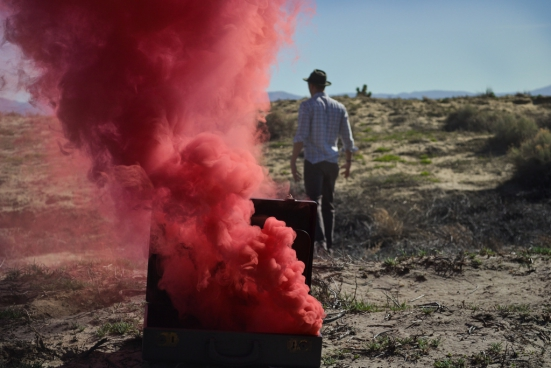
%> input picture rahul.jpg, 551 x 368 px
$ octave bitencyption.m   (GNU Octave 9; MATLAB toolbox functions it lacks are replaced by stand-ins)
%> lines starting %> are read from the running program, lines starting %| are printed output that depends on the picture; in (x1, y1, x2, y2) boxes, pixels count from 0 and x2, y2 are one past the last pixel; in counts of white or black regions, pixels touching at a corner belong together; the program's own positions count from 1
  close all;
clear all;
clc;

%image1
a=imread('rahul.jpg');
%> a is the input picture: size 368x551x3 uint8; mean R, G, B 109.2, 76.9, 77.3
c=imresize(a,[500,500]);
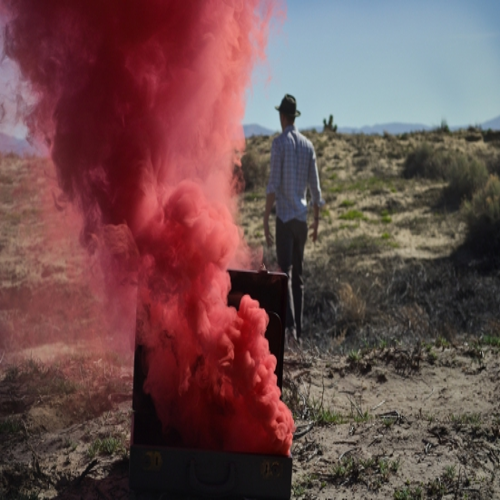
%> c: size 500x500x3 uint8; mean R, G, B 109.2, 76.9, 77.3
[e,f,u]=size(c);
%> e = 500; f = 500; u = 3

%word encyption:
d='ironfist';
d = strtrim(d);
m = length(d) * 8;
a1 = uint8(d);
bs = transpose(dec2bin(a1,8));
bs = bs(:);
N = length(bs);
c1 = zeros(N,1);%b is a vector of bits
    for k = 1:N
        if(bs(k) == '1')
            c1(k) = 1;
        else
            c1(k) = 0;
        end
    end

p=1;
%image information convert into binary
    for j1=1:1:N
        s=dec2bin(c(1,j1));
        l=str2num(s);
        l1=bitset(l,1,c1(j1,1));
        s1=num2str(l1);
        c(1,j1)=bin2dec(s1);
        p=p+1;
    end;
%> this loop made 64 passes
%> (s, l, l1, s1) on passes 1 to 12: ('1111110', 1111110, 1111110, '1111110'), ('1110111', 1110111, 1110111, '1110111'), ('1101111', 1101111, 1101111, '1101111'), ('1101000', 1101000, 1101000, '1101000'), ('1100110', 1100110, 1100111, '1100111'), ('1101000', 1101000, 1101000, '1101000'), ('1101010', 1101010, 1101010, '1101010'), ('1101000', 1101000, 1101001, '1101001'), ('1100111', 1100111, 1100110, '1100110'), ('1101001', 1101001, 1101001, '1101001'), ('1101010', 1101010, 1101011, '1101011'), ('1100001', 1100001, 1100001, '1100001')
%> c: size 500x500x3 uint8; 0.01% of pixels changed, all inside (x1, y1, x2, y2) = (4, 0, 64, 1)
%> after the loop, p = 65


%[e,f]=size(c);

imwrite(c,'rahul1.bmp');
imtool(c);
